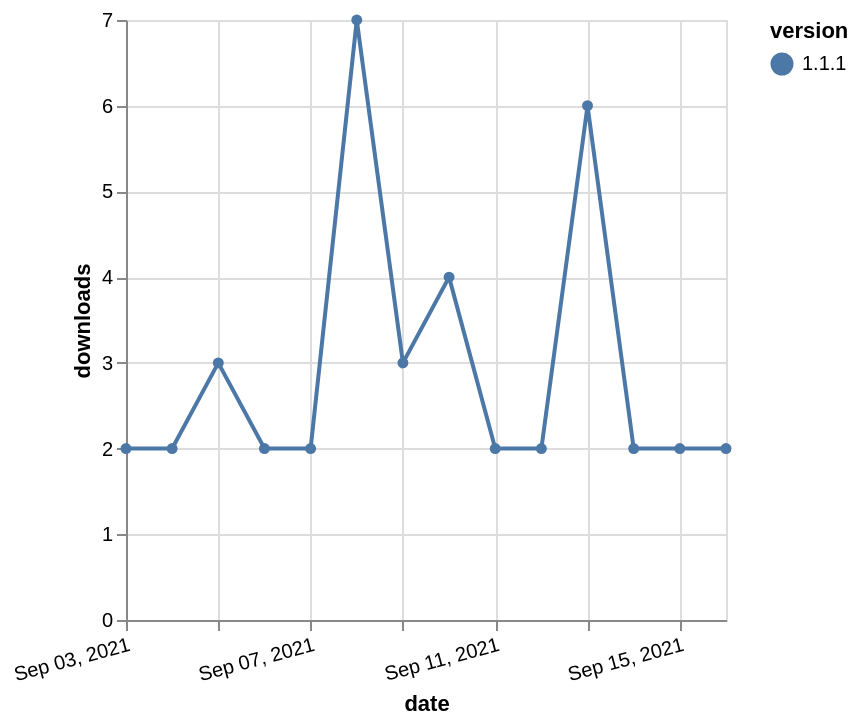

Specify this chart in Vega-Lite:
### Vega-Lite specification from a JSON file in a GitHub repository (floating-point values rounded to 4 significant figures)
{"$schema": "https://vega.github.io/schema/vega-lite/v5.json", "description": "A simple bar chart with embedded data.", "data": {"values": [{"date": "2021-09-03", "total": 3175, "delta": 2, "version": "1.1.1"}, {"date": "2021-09-04", "total": 3177, "delta": 2, "version": "1.1.1"}, {"date": "2021-09-05", "total": 3180, "delta": 3, "version": "1.1.1"}, {"date": "2021-09-06", "total": 3182, "delta": 2, "version": "1.1.1"}, {"date": "2021-09-07", "total": 3184, "delta": 2, "version": "1.1.1"}, {"date": "2021-09-08", "total": 3191, "delta": 7, "version": "1.1.1"}, {"date": "2021-09-09", "total": 3194, "delta": 3, "version": "1.1.1"}, {"date": "2021-09-10", "total": 3198, "delta": 4, "version": "1.1.1"}, {"date": "2021-09-11", "total": 3200, "delta": 2, "version": "1.1.1"}, {"date": "2021-09-12", "total": 3202, "delta": 2, "version": "1.1.1"}, {"date": "2021-09-13", "total": 3208, "delta": 6, "version": "1.1.1"}, {"date": "2021-09-14", "total": 3210, "delta": 2, "version": "1.1.1"}, {"date": "2021-09-15", "total": 3212, "delta": 2, "version": "1.1.1"}, {"date": "2021-09-16", "total": 3214, "delta": 2, "version": "1.1.1"}]}, "width": "container", "mark": {"type": "line", "point": {"filled": true}}, "encoding": {"x": {"field": "date", "type": "temporal", "timeUnit": "yearmonthdate", "title": "date", "axis": {"labelAngle": -15}}, "y": {"field": "delta", "type": "quantitative", "title": "downloads"}, "color": {"field": "version", "type": "nominal"}, "tooltip": {"field": "delta"}}}
